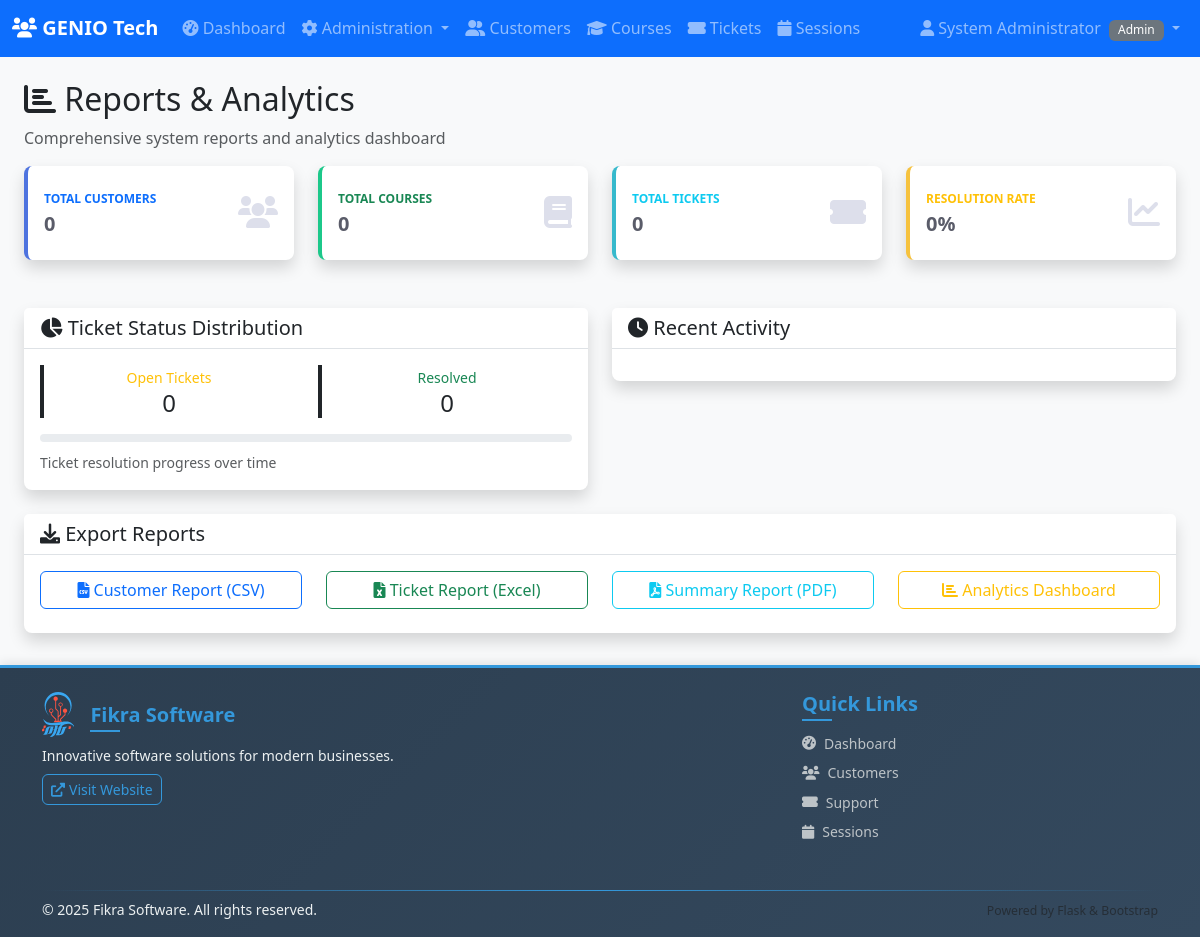
/admin/reports (signed in), run on an earlier commit of the app's database.
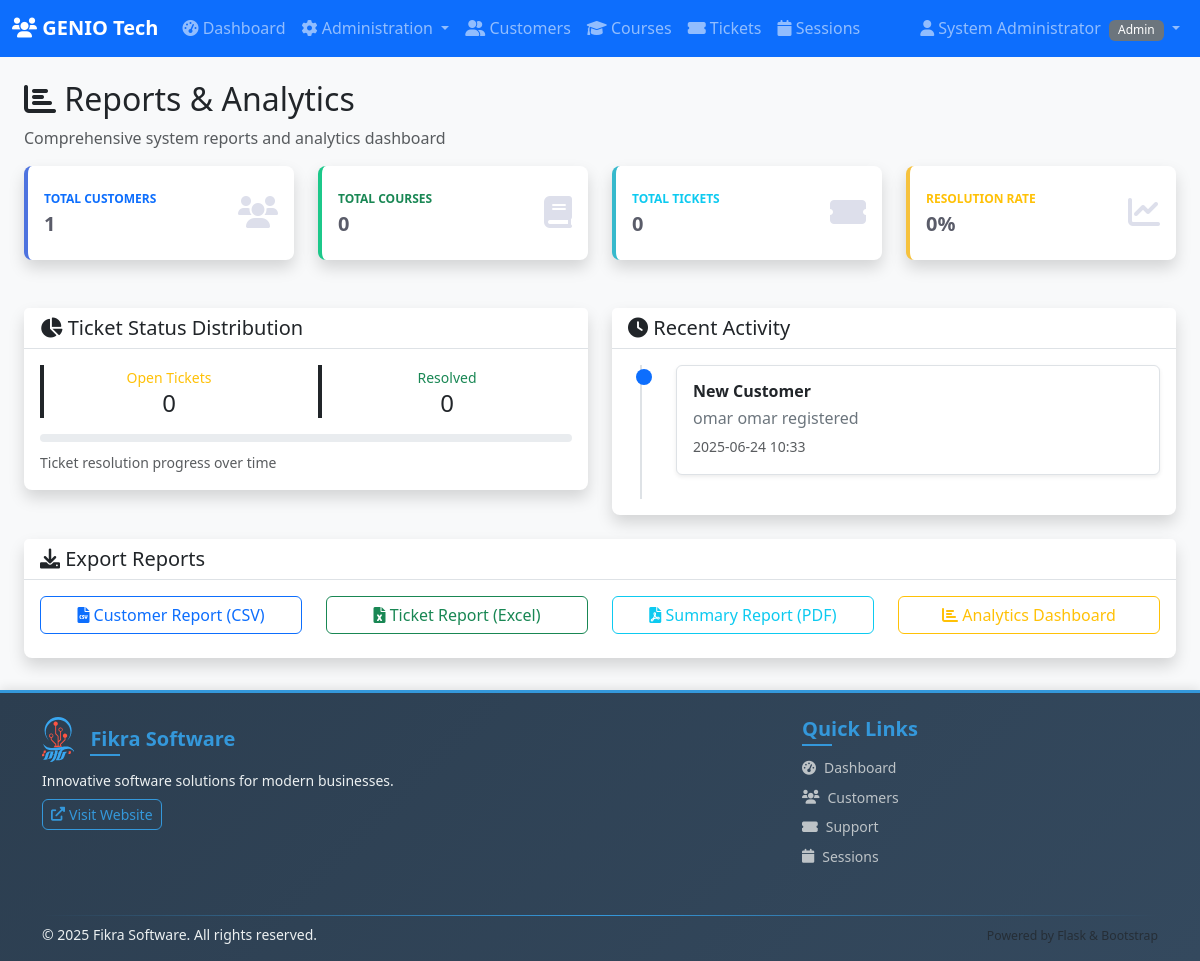
And on a later commit of the database.
### app.py (models this page shows)
class User(UserMixin, db.Model):
    id = db.Column(db.Integer, primary_key=True)
    username = db.Column(db.String(80), unique=True, nullable=False)
    email = db.Column(db.String(120), unique=True, nullable=False)
    password_hash = db.Column(db.String(120), nullable=False)
    role = db.Column(db.String(20), nullable=False)  # admin, instructor, customer_service
    first_name = db.Column(db.String(50), nullable=False)
    last_name = db.Column(db.String(50), nullable=False)
    created_at = db.Column(db.DateTime, default=datetime.utcnow)
    is_active = db.Column(db.Boolean, default=True)

class Customer(db.Model):
    id = db.Column(db.Integer, primary_key=True)
    first_name = db.Column(db.String(50), nullable=False)
    last_name = db.Column(db.String(50), nullable=False)
    email = db.Column(db.String(120), unique=True, nullable=False)
    phone = db.Column(db.String(20))
    status = db.Column(db.String(20), default='active')  # active, inactive, needs_follow_up, no_show
    assigned_instructor_id = db.Column(db.Integer, db.ForeignKey('user.id'))
    created_at = db.Column(db.DateTime, default=datetime.utcnow)
    initial_notes = db.Column(db.Text)
    assigned_instructor = db.relationship('User', backref='assigned_customers')

### app.py (the view)
@app.route('/admin/reports')
@admin_required
def admin_reports():
    total_customers = Customer.query.count()
    total_courses = Course.query.count()
    total_tickets = Ticket.query.count()
    open_tickets = Ticket.query.filter_by(status='open').count()
    resolved_tickets = Ticket.query.filter_by(status='resolved').count()
    recent_customers = Customer.query.order_by(Customer.created_at.desc()).limit(5).all()
    recent_tickets = Ticket.query.order_by(Ticket.created_at.desc()).limit(5).all()
    stats = {
        'total_customers': total_customers,
        'total_courses': total_courses,
        'total_tickets': total_tickets,
        'open_tickets': open_tickets,
        'resolved_tickets': resolved_tickets
    }
    return render_template('admin/reports.html', stats=stats,
                         recent_customers=recent_customers, recent_tickets=recent_tickets)

### templates/admin/reports.html (shortened to what this page needs)
{% extends "base.html" %}
{% block content %}
<div class="container-fluid">
    <div class="row">
        <div class="col-12">
            <h2><i class="fas fa-chart-bar"></i> Reports & Analytics</h2>
            <p class="text-muted">Comprehensive system reports and analytics dashboard</p>
        </div>
    </div>
    <div class="row mb-4">
        <div class="col-xl-3 col-md-6 mb-4">
            <div class="card border-left-primary shadow h-100 py-2">
                <div class="card-body">
                    <div class="row no-gutters align-items-center">
                        <div class="col mr-2">
                            <div class="text-xs font-weight-bold text-primary text-uppercase mb-1">Total Customers</div>
                            <div class="h5 mb-0 font-weight-bold text-gray-800">{{ stats.total_customers }}</div>
                        </div>
                        <div class="col-auto">
                            <i class="fas fa-users fa-2x text-gray-300"></i>
                        </div>
                    </div>
                </div>
            </div>
        </div>
        <div class="col-xl-3 col-md-6 mb-4">
            <div class="card border-left-success shadow h-100 py-2">
                <div class="card-body">
                    <div class="row no-gutters align-items-center">
                        <div class="col mr-2">
                            <div class="text-xs font-weight-bold text-success text-uppercase mb-1">Total Courses</div>
                            <div class="h5 mb-0 font-weight-bold text-gray-800">{{ stats.total_courses }}</div>
                        </div>
                        <div class="col-auto">
                            <i class="fas fa-book fa-2x text-gray-300"></i>
                        </div>
                    </div>
                </div>
            </div>
        </div>
        <div class="col-xl-3 col-md-6 mb-4">
            <div class="card border-left-info shadow h-100 py-2">
                <div class="card-body">
                    <div class="row no-gutters align-items-center">
                        <div class="col mr-2">
                            <div class="text-xs font-weight-bold text-info text-uppercase mb-1">Total Tickets</div>
                            <div class="h5 mb-0 font-weight-bold text-gray-800">{{ stats.total_tickets }}</div>
                        </div>
                        <div class="col-auto">
                            <i class="fas fa-ticket-alt fa-2x text-gray-300"></i>
                        </div>
                    </div>
                </div>
            </div>
        </div>
        <div class="col-xl-3 col-md-6 mb-4">
            <div class="card border-left-warning shadow h-100 py-2">
                <div class="card-body">
                    <div class="row no-gutters align-items-center">
                        <div class="col mr-2">
                            <div class="text-xs font-weight-bold text-warning text-uppercase mb-1">Resolution Rate</div>
                            <div class="h5 mb-0 font-weight-bold text-gray-800">
                                {% if stats.total_tickets > 0 %}
                                {{ "%.1f"|format((stats.resolved_tickets / stats.total_tickets) * 100) }}%
                                {% else %}
                                0%
                                {% endif %}
                            </div>
                        </div>
                        <div class="col-auto">
                            <i class="fas fa-chart-line fa-2x text-gray-300"></i>
                        </div>
                    </div>
                </div>
            </div>
        </div>
    </div>
    <div class="row">
        <div class="col-md-6 mb-4">
            <div class="card shadow">
                <div class="card-header">
                    <h5 class="card-title mb-0"><i class="fas fa-chart-pie"></i> Ticket Status Distribution</h5>
                </div>
                <div class="card-body">
                    <div class="row text-center">
                        <div class="col-6 mb-3">
                            <div class="border-left border-warning px-3">
                                <div class="text-warning">
                                    <small>Open Tickets</small>
                                </div>
                                <div class="h4 mb-0">{{ stats.open_tickets }}</div>
                            </div>
                        </div>
                        <div class="col-6 mb-3">
                            <div class="border-left border-success px-3">
                                <div class="text-success">
                                    <small>Resolved</small>
                                </div>
                                <div class="h4 mb-0">{{ stats.resolved_tickets }}</div>
                            </div>
                        </div>
                    </div>
                    <div class="progress mb-2">
                        {% set total = stats.open_tickets + stats.resolved_tickets %}
                    </div>
                    <small class="text-muted">Ticket resolution progress over time</small>
                </div>
            </div>
        </div>
        <div class="col-md-6 mb-4">
            <div class="card shadow">
                <div class="card-header">
                    <h5 class="card-title mb-0"><i class="fas fa-clock"></i> Recent Activity</h5>
                </div>
                <div class="card-body">
                    <div class="timeline">
                        {% if recent_customers %}
                        {% for customer in recent_customers %}
                        <div class="timeline-item">
                            <div class="timeline-marker bg-primary"></div>
                            <div class="timeline-content">
                                <h6 class="timeline-title">New Customer</h6>
                                <p class="timeline-text">{{ customer.first_name }} {{ customer.last_name }} registered
                                </p>
                                <small class="text-muted">{{ customer.created_at.strftime('%Y-%m-%d %H:%M') }}</small>
                            </div>
                        </div>
                        {% endfor %}
                        {% endif %}
                    </div>
                </div>
            </div>
        </div>
    </div>
    <div class="row">
        <div class="col-12">
            <div class="card shadow">
                <div class="card-header">
                    <h5 class="card-title mb-0"><i class="fas fa-download"></i> Export Reports</h5>
                </div>
                <div class="card-body">
                    <div class="row">
                        <div class="col-md-3 mb-2">
                            <button class="btn btn-outline-primary btn-block">
                                <i class="fas fa-file-csv"></i> Customer Report (CSV)
                            </button>
                        </div>
                        <div class="col-md-3 mb-2">
                            <button class="btn btn-outline-success btn-block">
                                <i class="fas fa-file-excel"></i> Ticket Report (Excel)
                            </button>
                        </div>
                        <div class="col-md-3 mb-2">
                            <button class="btn btn-outline-info btn-block">
                                <i class="fas fa-file-pdf"></i> Summary Report (PDF)
                            </button>
                        </div>
                        <div class="col-md-3 mb-2">
                            <button class="btn btn-outline-warning btn-block">
                                <i class="fas fa-chart-bar"></i> Analytics Dashboard
                            </button>
                        </div>
                    </div>
                </div>
            </div>
        </div>
    </div>
</div>
{% endblock %}

### templates/base.html (shortened to what this page needs)
<!DOCTYPE html>
<html lang="en">
<head>
    <link href="https://cdn.jsdelivr.net/npm/bootstrap@5.3.0/dist/css/bootstrap.min.css" rel="stylesheet">
    <link href="https://cdnjs.cloudflare.com/ajax/libs/font-awesome/6.0.0/css/all.min.css" rel="stylesheet">
    <link href="{{ url_for('static', filename='css/style.css') }}" rel="stylesheet">
</head>
<body>
    {% if current_user.is_authenticated %}
    <nav class="navbar navbar-expand-lg navbar-dark bg-primary">
        <div class="container-fluid">
            <a class="navbar-brand" href="{{ url_for('dashboard') }}">
                <i class="fas fa-users"></i> GENIO Tech
            </a>
            <div class="collapse navbar-collapse" id="navbarNav">
                <ul class="navbar-nav me-auto">
                    <li class="nav-item">
                        <a class="nav-link" href="{{ url_for('dashboard') }}">
                            <i class="fas fa-tachometer-alt"></i> Dashboard
                        </a>
                    </li>
                    {% if current_user.role == 'admin' %}
                    <li class="nav-item dropdown">
                        <a class="nav-link dropdown-toggle" href="#" role="button" data-bs-toggle="dropdown">
                            <i class="fas fa-cog"></i> Administration
                        </a>
                    </li>
                    {% endif %}
                    <li class="nav-item">
                        <a class="nav-link" href="{{ url_for('customers') }}">
                            <i class="fas fa-user-friends"></i> Customers
                        </a>
                    </li>
                    <li class="nav-item">
                        <a class="nav-link" href="{{ url_for('courses') }}">
                            <i class="fas fa-graduation-cap"></i> Courses
                        </a>
                    </li>
                    {% if current_user.role in ['customer_service', 'admin'] %}
                    <li class="nav-item">
                        <a class="nav-link" href="{{ url_for('tickets') }}">
                            <i class="fas fa-ticket-alt"></i> Tickets
                        </a>
                    </li>
                    {% endif %}
                    {% if current_user.role in ['instructor', 'admin'] %}
                    <li class="nav-item">
                        <a class="nav-link" href="{{ url_for('sessions') }}">
                            <i class="fas fa-calendar"></i> Sessions
                        </a>
                    </li>
                    {% endif %}
                </ul>
                <ul class="navbar-nav">
                    <li class="nav-item dropdown">
                        <a class="nav-link dropdown-toggle" href="#" role="button" data-bs-toggle="dropdown">
                            <i class="fas fa-user"></i> {{ current_user.first_name }} {{ current_user.last_name }}
                            <span class="badge bg-secondary ms-1">{{ current_user.role.title() }}</span>
                        </a>
                    </li>
                </ul>
            </div>
        </div>
    </nav>
    {% endif %}
    <main class="{% if current_user.is_authenticated %}container-fluid mt-4{% endif %}">
        {% block content %}{% endblock %}
    </main>
    <footer class="footer">
        <div class="container">
            <div class="row justify-content-between">
                <div class="col-lg-6 col-md-6 mb-3">
                    <div class="d-flex align-items-center mb-2">
                        <h5 class="mb-0">Fikra Software</h5>
                    </div>
                    <p class="mb-2">Innovative software solutions for modern businesses.</p>
                    <a href="https://fikra.solutions/" target="_blank" class="btn btn-outline-primary btn-sm">
                        <i class="fas fa-external-link-alt me-1"></i> Visit Website
                    </a>
                </div>
                <div class="col-lg-4 col-md-6 mb-3">
                    <h5>Quick Links</h5>
                    <ul class="list-unstyled">
                        <li class="mb-2"><a
                                href="{{ url_for('dashboard') if current_user.is_authenticated else url_for('login') }}"><i
                                    class="fas fa-tachometer-alt me-2"></i>Dashboard</a></li>
                        <li class="mb-2"><a
                                href="{{ url_for('customers') if current_user.is_authenticated else '#' }}"><i
                                    class="fas fa-users me-2"></i>Customers</a></li>
                        <li class="mb-2"><a href="{{ url_for('tickets') if current_user.is_authenticated else '#' }}"><i
                                    class="fas fa-ticket-alt me-2"></i>Support</a></li>
                        <li class="mb-2"><a
                                href="{{ url_for('sessions') if current_user.is_authenticated else '#' }}"><i
                                    class="fas fa-calendar me-2"></i>Sessions</a></li>
                    </ul>
                </div>
            </div>
            <div class="footer-divider"></div>
            <div class="row align-items-center">
                <div class="col-md-8">
                    <p class="mb-0">© <span id="current-year"></span> Fikra Software. All rights reserved.</p>
                </div>
                <div class="col-md-4 text-md-end">
                    <small class="text-muted">
                        Powered by Flask & Bootstrap
                    </small>
                </div>
            </div>
        </div>
    </footer>
</body>
</html>

What changed in the data, as far as the page shows it:
added Customer: first_name "omar", last_name "omar", created_at "2025-06-24 10:33"
Also different on the page:
{{ stats.total_customers }}: "0" → "1"
